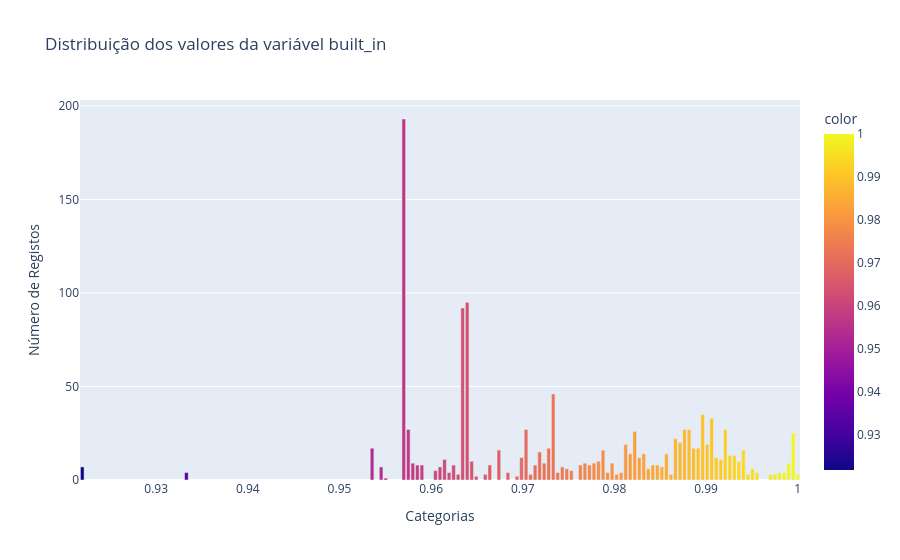

The notebook cell saved with this chart:
### Markdown cell above
### --> built_in

### Code cell
# Variação dos dados 
import plotly.express as px
col = ['built_in']

for nome in col: 
    output = []
    names = df_15[nome].unique()
    for i in df_15[nome].unique():
        bt2 = df_15[nome].value_counts()[i]
        output.append(bt2)
    fig = px.bar(df_15, x=names, y=output, color = names ,color_discrete_sequence= px.colors.qualitative.Pastel2, title= f'Distribuição dos valores da variável {nome}')
    fig.update_xaxes(title_text='Categorias')
    fig.update_yaxes(title_text='Número de Registos')
    fig.show()

### Figure 1 — Plotly figure (JSON) as saved in the notebook; plotly's stock layout.template omitted (floating-point values rounded to 4 significant figures)
{"data": [{"alignmentgroup": "True", "hovertemplate": "x=%{x}<br>y=%{y}<br>color=%{marker.color}<extra></extra>", "legendgroup": "", "marker": {"color": [0.9911, 0.9931, 0.9664, 0.9704, 0.9857, 0.9634, 0.9822, 0.9718, 0.9906, 0.957, 0.9219, 0.9545, 0.9639, 0.9733, 0.9333, 0.9699, 0.9847, 0.9827, 0.9743, 0.9872, 0.9867, 0.9901, 0.9876, 0.9896, 0.9575, 0.9881, 0.9629, 0.999, 0.9921, 0.9941, 0.9778, 0.9832, 0.9817, 0.9926, 0.9886, 0.9763, 0.9723, 0.9995, 1, 0.961, 0.9605, 0.9728, 0.9852, 0.9768, 0.9802, 0.9713, 0.9788, 0.9916, 0.9891, 0.9936, 0.9956, 0.9975, 0.9674, 0.9812, 0.9625, 0.9951, 0.9585, 0.9837, 0.9773, 0.9797, 0.9946, 0.959, 0.9862, 0.9708, 0.9536, 0.9694, 0.997, 0.9792, 0.9807, 0.9615, 0.9753, 0.9684, 0.9842, 0.9649, 0.998, 0.958, 0.9783, 0.9738, 0.9644, 0.9748, 0.962, 0.9985, 0.9659, 0.955], "coloraxis": "coloraxis", "pattern": {"shape": ""}}, "name": "", "offsetgroup": "", "orientation": "v", "showlegend": false, "textposition": "auto", "type": "bar", "x": [0.9911, 0.9931, 0.9664, 0.9704, 0.9857, 0.9634, 0.9822, 0.9718, 0.9906, 0.957, 0.9219, 0.9545, 0.9639, 0.9733, 0.9333, 0.9699, 0.9847, 0.9827, 0.9743, 0.9872, 0.9867, 0.9901, 0.9876, 0.9896, 0.9575, 0.9881, 0.9629, 0.999, 0.9921, 0.9941, 0.9778, 0.9832, 0.9817, 0.9926, 0.9886, 0.9763, 0.9723, 0.9995, 1, 0.961, 0.9605, 0.9728, 0.9852, 0.9768, 0.9802, 0.9713, 0.9788, 0.9916, 0.9891, 0.9936, 0.9956, 0.9975, 0.9674, 0.9812, 0.9625, 0.9951, 0.9585, 0.9837, 0.9773, 0.9797, 0.9946, 0.959, 0.9862, 0.9708, 0.9536, 0.9694, 0.997, 0.9792, 0.9807, 0.9615, 0.9753, 0.9684, 0.9842, 0.9649, 0.998, 0.958, 0.9783, 0.9738, 0.9644, 0.9748, 0.962, 0.9985, 0.9659, 0.955], "xaxis": "x", "y": [12, 13, 8, 27, 14, 92, 26, 15, 33, 193, 7, 7, 95, 46, 4, 12, 8, 12, 7, 20, 22, 19, 27, 35, 27, 27, 3, 9, 27, 16, 9, 14, 14, 13, 17, 8, 9, 25, 3, 7, 5, 17, 7, 9, 3, 8, 16, 11, 17, 10, 4, 3, 16, 19, 8, 6, 8, 6, 8, 9, 3, 8, 3, 3, 17, 2, 3, 4, 4, 11, 5, 4, 8, 2, 4, 9, 10, 4, 10, 6, 4, 4, 3, 1], "yaxis": "y"}], "layout": {"autosize": true, "barmode": "relative", "coloraxis": {"colorbar": {"title": {"text": "color"}}, "colorscale": [[0, "#0d0887"], [0.1111, "#46039f"], [0.2222, "#7201a8"], [0.3333, "#9c179e"], [0.4444, "#bd3786"], [0.5556, "#d8576b"], [0.6667, "#ed7953"], [0.7778, "#fb9f3a"], [0.8889, "#fdca26"], [1, "#f0f921"]]}, "legend": {"tracegroupgap": 0}, "title": {"text": "Distribuição dos valores da variável built_in"}, "xaxis": {"anchor": "y", "autorange": true, "domain": [0, 1], "range": [0.9217, 1.0], "title": {"text": "Categorias"}, "type": "linear"}, "yaxis": {"anchor": "x", "autorange": true, "domain": [0, 1], "range": [0, 203.2], "title": {"text": "Número de Registos"}, "type": "linear"}}}
